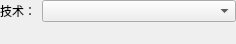
<ui version="4.0">
 <class>qSlicerCPURayCastVolumeRenderingPropertiesWidget</class>
 <widget class="QWidget" name="qSlicerCPURayCastVolumeRenderingPropertiesWidget">
  <property name="geometry">
   <rect>
    <x>0</x>
    <y>0</y>
    <width>236</width>
    <height>44</height>
   </rect>
  </property>
  <property name="windowTitle">
   <string>GPU 光线投射</string>
  </property>
  <layout class="QFormLayout" name="formLayout">
   <property name="leftMargin">
    <number>0</number>
   </property>
   <property name="topMargin">
    <number>0</number>
   </property>
   <property name="rightMargin">
    <number>0</number>
   </property>
   <property name="bottomMargin">
    <number>0</number>
   </property>
   <item row="0" column="0">
    <widget class="QLabel" name="RenderingTechniqueLabel">
     <property name="text">
      <string>技术：</string>
     </property>
    </widget>
   </item>
   <item row="0" column="1">
    <widget class="QComboBox" name="RenderingTechniqueComboBox">
     <property name="toolTip">
      <string>选择当前体积可见视图的光线投射技术</string>
     </property>
    </widget>
   </item>
  </layout>
 </widget>
 <resources />
 <connections />
</ui>
